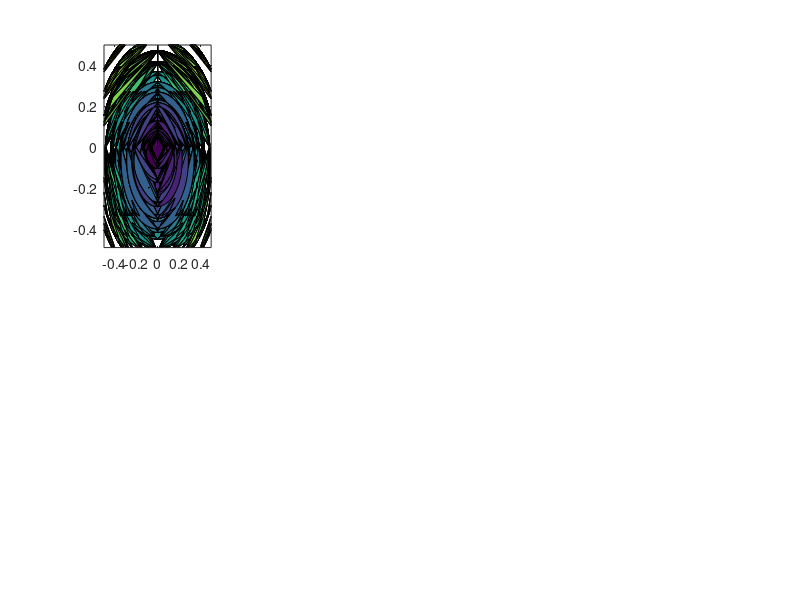

Recreate this plot in MATLAB. (Note: this script raises an error after producing the figure.)
clear
clc
format compact

%% attempt to recreate analytical wake redirection model from Bastankhah paper
d = 1;
yaw = -10*pi/180;
u = 1.5;

% locations
x0 = 0;
xs = 2;
xf = 16;
x = linspace(xs,xf,8);

% make grid about point
xturb = x;
yturb = 0;
zturb = 0;

nTheta = 20;
nD = 20;

ths = linspace(0,2*pi,nTheta);
radii = linspace(0,d/2,nD);

yT = NaN(nD,nTheta);
zT = NaN(nD,nTheta);

for ii = 1:nTheta
    for jj = 1:nD
        yT(jj,ii) = yturb + radii(jj)*cos(ths(ii));
        zT(jj,ii) = zturb + radii(jj)*sin(ths(ii));
    end
end

y = yT(:)./d;
z = zT(:)./d;
zh = 0;

[X,Y,Z] = meshgrid(x,y,z);

% wake growth rates
ky = 0.022;
kz = 0.022;
CT = 0.9;
TI = 1;
alpStar = 2.32;
betaStar = 0.154;

% wake widths
sigmaYbyD = (ky*(x-x0)/d + (cos(yaw)/sqrt(8)));
sigmaZbyD = (kz*(x-x0)/d + (1/sqrt(8)));

% normalized length of potential core
x0byD = (cos(yaw)*(1 + sqrt(1-CT)))/(sqrt(2)*(alpStar*TI + betaStar*(1-sqrt(1-CT))));

% wake skew angle
theta = ((0.3*yaw)/(cos(yaw)))*(1 - sqrt(1 - CT*cos(yaw)));

% normalized wake deflection\
t1 = theta*x0byD;
t2 = (theta/14.7)*sqrt(cos(yaw)/(ky*kz*CT));
t3 = 2.9 + 1.3*sqrt(1 - CT) - CT;
t4 = (1.6 + sqrt(CT))*(1.6*sqrt((8*sigmaYbyD.*sigmaZbyD)/cos(yaw)) - sqrt(CT));
t5 = (1.6 - sqrt(CT))*(1.6*sqrt((8*sigmaYbyD.*sigmaZbyD)/cos(yaw)) + sqrt(CT));

deltabyD = t1 + t2*t3*log(t4./t5);

% % % far wake velocity
% for ii = 1:
t1n = NaN(length(y),length(x),length(z));
t2n = NaN(length(y),length(x),length(z));
t3n = NaN(length(y),length(x),length(z));
du = NaN(length(y),length(x),length(z));

for jj = 1:length(z)
    for ii = 1:length(y)
        
        t1n(ii,:,jj) = 1 - sqrt(1 - ((CT*cos(yaw))./(8*(sigmaYbyD.*sigmaZbyD))));
        t2n(ii,:,jj) = exp(-0.5*((y(ii)-deltabyD)./sigmaYbyD).^2);
        t3n(ii,:,jj) = exp(-0.5*((z(jj) - zh)./sigmaZbyD).^2);
        
        du(ii,:,jj) = t1n(ii,:,jj).*t2n(ii,:,jj).*t3n(ii,:,jj);
    end
    
end

%%
fg = figure(1);
for ii = 1:numel(x)
    subplot(2,4,ii)
    [C,h] = contourf(squeeze(Z(:,ii,:)),squeeze(Y(:,ii,:)),u*(1-squeeze(du(:,ii,:))));
    h.LineStyle = 'none';
    caxis([min(u*(1-squeeze(du(:,:,:))),[],'all') max(u*(1-squeeze(du(:,:,:))),[],'all')])
    axis equal
    hold on
    grid on
    colorbar
    colormap jet
    xlabel('y/d')
    ylabel('z/d')
    title(sprintf('x/d = %0.1f, pitch = %0.1f deg',x(ii),yaw*180/pi))
    
    
end

% saveas(fg,sprintf('pitchTurb%0.0f.png',yaw*180/pi));

